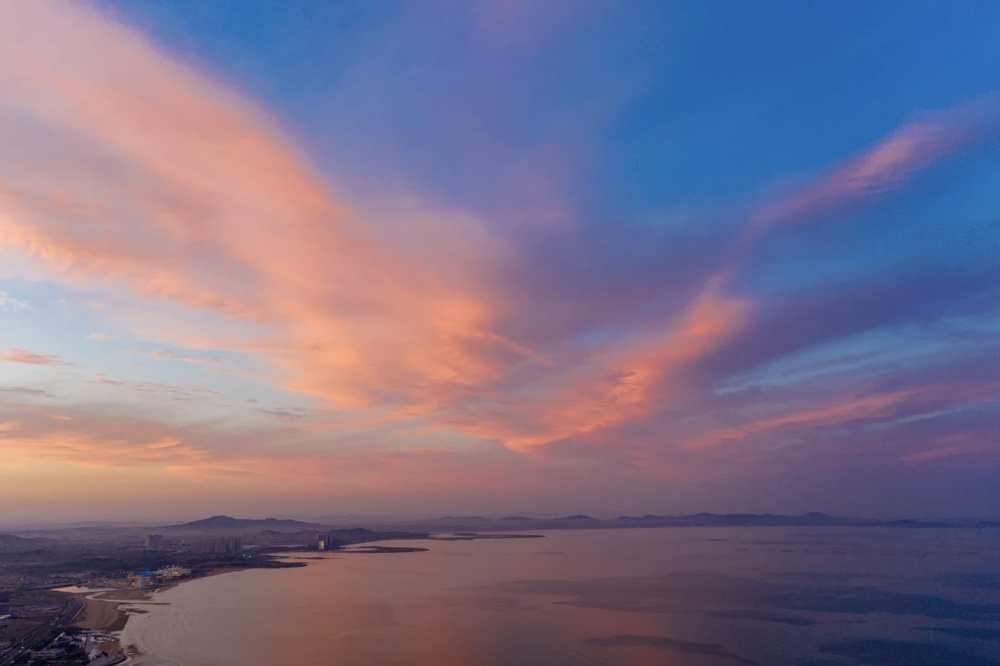
%> input picture examples/input/1.jpg, 1000 x 666 px, shrunk from 1280 x 853 before the run
$ octave --eval "result = applyPencilSketch(imread('../../examples/input/1.jpg'));"   (GNU Octave 9; MATLAB toolbox functions it lacks are replaced by stand-ins)
%> lines starting %> are read from the running program, lines starting %| are printed output that depends on the picture; in (x1, y1, x2, y2) boxes, pixels count from 0 and x2, y2 are one past the last pixel; in counts of white or black regions, pixels touching at a corner belong together; the program's own positions count from 1
### src/core/adjustBrightness.m
function adjusted_img = adjustBrightness(img, brightnessValue)
    % ADJUSTBRIGHTNESS 调整图像明度（HSV空间的V通道）
    % 输入：
    %   img - 原始图像（RGB或灰度，uint8或double）
    %   brightnessValue - 明度参数 [0,1]
    %       0: 最暗（黑色）
    %       0.5: 原始明度
    %       1: 最亮
    % 输出：
    %   adjusted_img - 调整后的图像（与输入类型相同）

    % 记录输入类型
    inputClass = class(img);

    % 转换为uint8类型进行处理
    if isfloat(img)
        img = im2uint8(img);
    end

    % 如果是灰度图，直接调整亮度
    if size(img, 3) == 1
        img_double = im2double(img);
        if abs(brightnessValue - 0.5) < eps
            adjusted_img = img;
        elseif brightnessValue < 0.5
            % 变暗：线性缩放
            scale = 2 * brightnessValue;
            adjusted_img = im2uint8(img_double * scale);
        else
            % 变亮：线性拉伸
            scale = 2 * (brightnessValue - 0.5);
            adjusted_img = im2uint8(img_double + (1 - img_double) * scale);
        end
    else
        % RGB图像：转换到HSV空间调整V通道
        hsvImg = rgb2hsv(img);

        if abs(brightnessValue - 0.5) < eps
            % brightnessValue=0.5时保持原图
            adjusted_img = img;
        elseif brightnessValue < 0.5
            % 变暗：缩放V通道
            scale = 2 * brightnessValue;
            hsvImg(:,:,3) = hsvImg(:,:,3) * scale;
        else
            % 变亮：拉伸V通道
            scale = 2 * (brightnessValue - 0.5);
            hsvImg(:,:,3) = hsvImg(:,:,3) + (1 - hsvImg(:,:,3)) * scale;
        end

        % 确保V通道在[0,1]范围内
        hsvImg(:,:,3) = max(min(hsvImg(:,:,3), 1), 0);

        % 转回RGB
        adjusted_img = hsv2rgb(hsvImg);
        adjusted_img = im2uint8(adjusted_img);
    end

    % 转换回原始类型
    if strcmp(inputClass, 'double')
        adjusted_img = im2double(adjusted_img);
    end
end

### src/core/extractLines.m
function sketchImage = extractLines(img, lineThreshold)
    % EXTRACTLINES 使用向量梯度方法提取图像线条
    % 输入：
    %   img - 原始RGB图像（uint8或double）
    %   lineThreshold - 线条阈值 (0-255)
    %       值越大，线条越多；值越小，线条越少
    % 输出：
    %   sketchImage - 线条图像（double类型，0-1范围）

    % 转换为uint8类型
    if isfloat(img)
        img = im2uint8(img);
    end

    % 如果是灰度图，转换为RGB
    if size(img, 3) == 1
        img = repmat(img, [1, 1, 3]);
    end

    %% 计算每个颜色通道的向量梯度
    % 对R、G、B三个通道分别计算
    R = colorGradient(double(img(:,:,1)));
    G = colorGradient(double(img(:,:,2)));
    B = colorGradient(double(img(:,:,3)));

    % 转换为8位无符号整数
    uR = im2uint8(R);
    uG = im2uint8(G);
    uB = im2uint8(B);

    %% 反转颜色梯度（白底黑线）
    fR = 255 - uR;
    fG = 255 - uG;
    fB = 255 - uB;

    %% 阈值处理
    % 获取图像大小
    [M, N] = size(fR);

    % 限制阈值在合理范围
    T = max(0, min(255, lineThreshold));

    % 向量化处理
    % 像素值低于阈值的变为0（白色背景）
    % 高于阈值的映射到[0, 235]范围（模拟真实铅笔效果）
    maxPencilValue = 235;

    % R通道
    f1_R = zeros(M, N);
    mask_R = fR >= T;
    if T < 255
        f1_R(mask_R) = maxPencilValue/(255-T) * (double(fR(mask_R)) - T);
    end

    % G通道
    f1_G = zeros(M, N);
    mask_G = fG >= T;
    if T < 255
        f1_G(mask_G) = maxPencilValue/(255-T) * (double(fG(mask_G)) - T);
    end

    % B通道
    f1_B = zeros(M, N);
    mask_B = fB >= T;
    if T < 255
        f1_B(mask_B) = maxPencilValue/(255-T) * (double(fB(mask_B)) - T);
    end

    %% 合并三个颜色通道
    f1_R = uint8(f1_R);
    f1_G = uint8(f1_G);
    f1_B = uint8(f1_B);
    sketchImage = cat(3, f1_R, f1_G, f1_B);

    % 转换为double类型输出（0-1范围）
    sketchImage = im2double(sketchImage);
end


function PPG = colorGradient(f)
    % COLORGRADIENTSINGLE 计算单个颜色通道的向量梯度
    % 输入:
    %   f - 单个颜色通道（double类型）
    % 输出:
    %   PPG - 每通道梯度

    % 使用Sobel算子计算x和y方向的导数
    sh = fspecial('sobel');
    sv = sh';
    Fx = imfilter(double(f), sh, 'replicate');
    Fy = imfilter(double(f), sv, 'replicate');

    % 计算每通道梯度
    FG = sqrt(Fx.^2 + Fy.^2);
    PPG = mat2gray(FG);
end

### src/core/adjustSaturation.m
function adjusted_img = adjustSaturation(img, saturationValue)
    % ADJUSTSATURATION 调整图像颜色饱和度
    % 输入：
    %   img - 原始RGB图像（uint8或double）
    %   saturationValue - 饱和度倍数 (0.0-2.0)
    %       0: 完全去饱和（灰度图）
    %       1.0: 保持原始饱和度
    %       >1.0: 增强饱和度
    % 输出：
    %   adjusted_img - 调整后的图像（与输入类型相同）

    % 记录输入类型
    inputClass = class(img);

    % 转换为uint8类型进行处理
    if isfloat(img)
        img = im2uint8(img);
    end

    % 如果是灰度图，直接返回
    if size(img, 3) == 1
        adjusted_img = img;
        if strcmp(inputClass, 'double')
            adjusted_img = im2double(adjusted_img);
        end
        return;
    end

    % 转换到HSV空间
    hsvImg = rgb2hsv(img);

    % 调整饱和度通道
    hsvImg(:,:,2) = hsvImg(:,:,2) * saturationValue;

    % 确保饱和度不超过1
    hsvImg(:,:,2) = min(hsvImg(:,:,2), 1);

    % 转回RGB
    adjusted_img = hsv2rgb(hsvImg);
    adjusted_img = im2uint8(adjusted_img);

    % 转换回原始类型
    if strcmp(inputClass, 'double')
        adjusted_img = im2double(adjusted_img);
    end
end

### src/core/applyPencilSketch.m
function sketchImage = applyPencilSketch(img, lineThreshold, saturationValue, brightnessValue)
    % APPLYPENCILSKETCH 应用彩色铅笔素描效果（基于向量梯度方法）
    % 输入参数:
    %   img - 原始彩色图像
    %   lineThreshold - 线条阈值 (0-255，默认200) 值越大线条越多
    %   saturationValue - 颜色饱和度 (0.0-2.0，默认1.0) 值越大颜色越鲜艳
    %   brightnessValue - 明度调整 (0-1，默认0.5) 0=最暗，0.5=原始，1=最亮
    % 输出:
    %   sketchImage - 处理后的素描图像（double类型，0-1范围）

    % 验证输入参数
    if nargin < 4
        brightnessValue = 0.5;
    end
    if nargin < 3
        saturationValue = 1.0;
    end
    if nargin < 2
        lineThreshold = 200;
    end

    % 转换为uint8类型
    if isfloat(img)
        img = im2uint8(img);
    end

    % 如果是灰度图，转换为RGB
    if size(img, 3) == 1
        img = repmat(img, [1, 1, 3]);
    end

    %% 步骤1: 明度调整
    img = adjustBrightness(img, brightnessValue);
%> in adjustBrightness, adjusted_img is the input picture: size 666x1000x3 uint8; mean R, G, B 122, 112.7, 138.6

    %% 步骤2: 饱和度调整
    img = adjustSaturation(img, saturationValue);

    %% 步骤3: 线条提取
    sketchImage = extractLines(img, lineThreshold);
%> in colorGradient, `Fx = imfilter(double(f), sh, 'replicate');`:
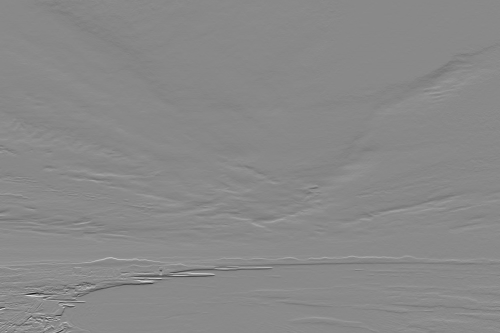
%> Fx: size 666x1000 double (shown at 1/2 size); min -514, max 441, mean 0; drawn with min black and max white
%> in colorGradient, `Fy = imfilter(double(f), sv, 'replicate');`:
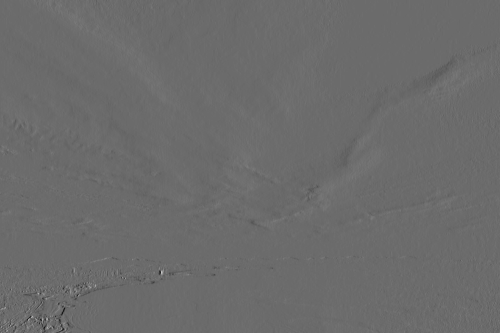
%> Fy: size 666x1000 double (shown at 1/2 size); min -284, max 389, mean 0.9; drawn with min black and max white
%> in colorGradient, `FG = sqrt(Fx.^2 + Fy.^2);`:
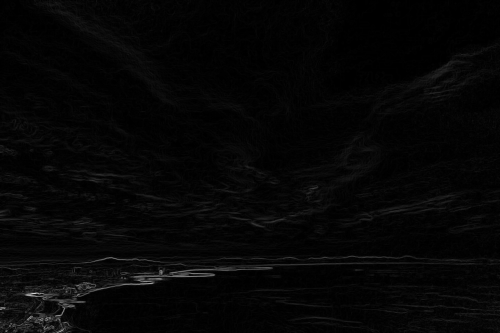
%> FG: size 666x1000 double (shown at 1/2 size); min 0, max 517.3, mean 12.7; drawn with min black and max white
%> in extractLines, `mask_R = fR >= T;`:
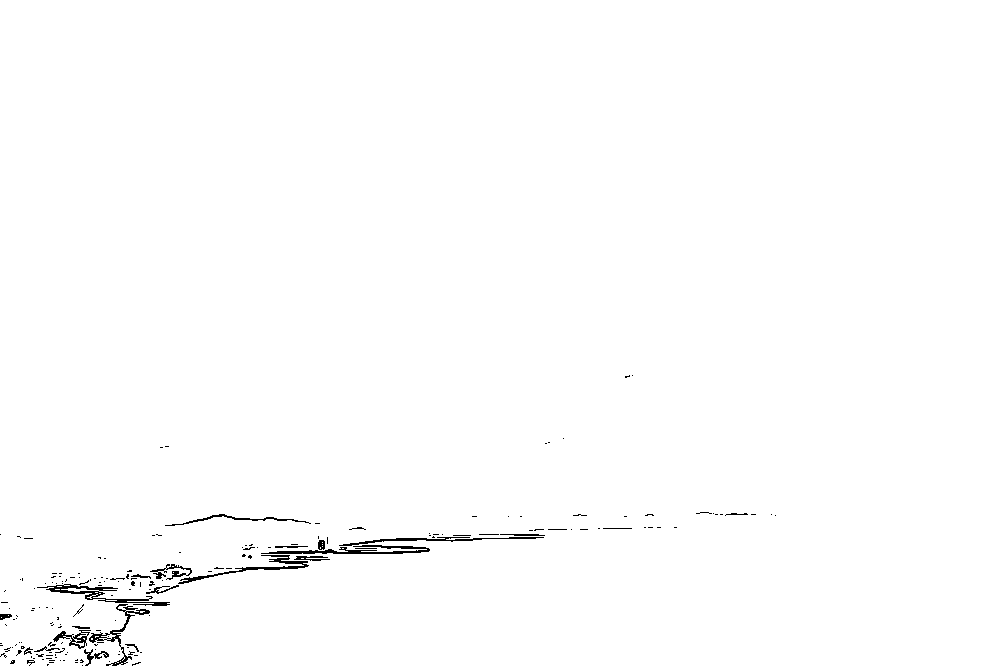
%> mask_R: size 666x1000 logical; 99.2% white; black in thin lines or dots, all inside (x1, y1, x2, y2) = (0, 375, 776, 666)
%> in extractLines, `sketchImage = cat(3, f1_R, f1_G, f1_B);`:
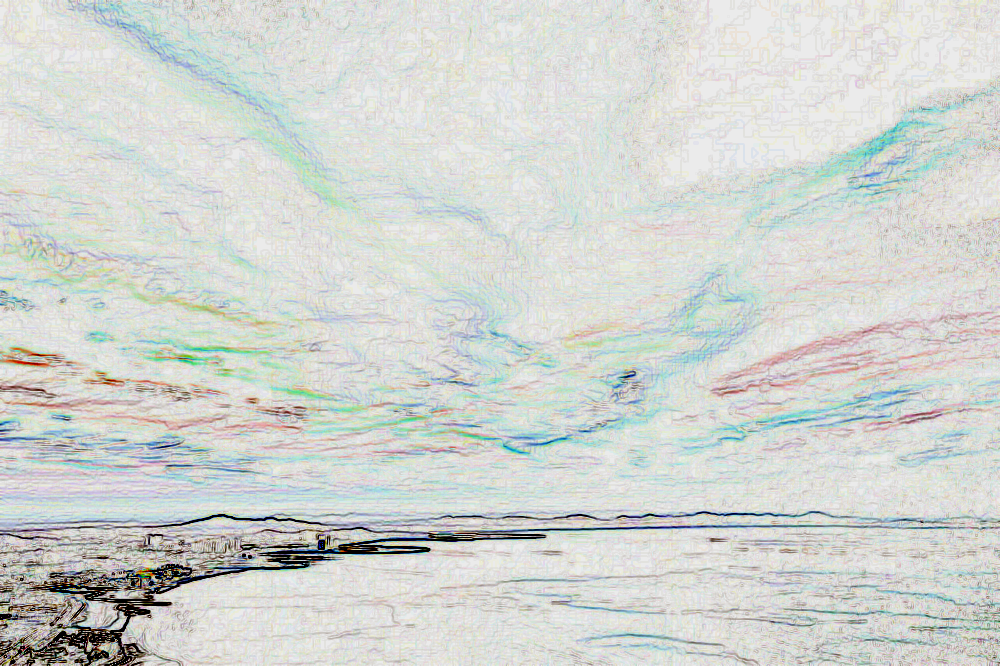
%> sketchImage: size 666x1000x3 uint8; mean R, G, B 209.1, 212.9, 208.8
end
